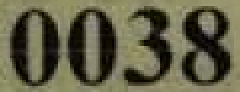
#> input picture data/images/0038j_0.png, 120 x 46 px (shown 2 times larger); its folder holds only this picture in this run
$ python data_.py
#> lines starting #> are read from the running program, lines starting #| are printed output that depends on the picture
import cv2
import glob
import numpy as np

def gray(image):
	return cv2.cvtColor(image, cv2.COLOR_BGR2GRAY)

if __name__ == '__main__':
	path = './images'
	data_path = glob.glob(path+'/*')


	for i in data_path:
		image = cv2.imread(i, cv2.IMREAD_COLOR)
#> image is the input picture: shape (46, 120, 3); mean B, G, R 70.9, 95, 97.1
		name = i.split('/')[-1][:7]
		label = i.split('/')[-1][:4]

		image = gray(image)
#> in gray, `return cv2.cvtColor(image, cv2.COLOR_BGR2GRAY)`:
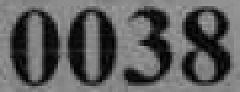
#> returned value: shape (46, 120) (shown 2 times larger); min 0, max 161, mean 92.8

		imagee = []
		for ii in range(4):
			imagee.append(image[:, 30*ii:30*(ii+1)])
#> after the loop, imagee = 4 items


		# print(image1.shape, image2.shape, image3.shape, image4.shape)
		k = 0
		for j in label:
			if j != '_':
				cv2.imwrite('./train_images/'+name+'_'+str(k)+'.png', imagee[k])

			k += 1
#> this loop made 4 passes
#> pass 1, `cv2.imwrite('./train_images/'+name+'_'+str(k)+'.png', imagee[k])`:
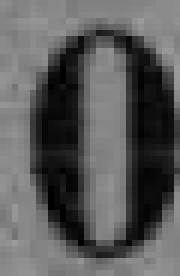
#> saved as 0038j_0_0.png: shape (46, 30) (shown 6 times larger); min 0, max 155, mean 90.3
#> pass 2, `cv2.imwrite('./train_images/'+name+'_'+str(k)+'.png', imagee[k])`:
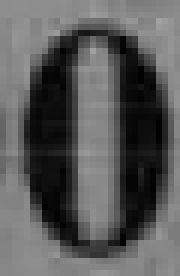
#> saved as 0038j_0_1.png: shape (46, 30) (shown 6 times larger); min 0, max 161, mean 89.4
#> after the loop, k = 4

$ run again, on data/images/2848e_0.png
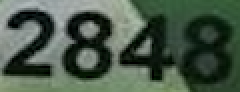
#> input picture data/images/2848e_0.png, 120 x 46 px (shown 2 times larger)
#> image is the input picture: shape (46, 120, 3); mean B, G, R 73.3, 88.4, 72.7
#> in gray, `return cv2.cvtColor(image, cv2.COLOR_BGR2GRAY)`:
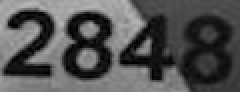
#> returned value: shape (46, 120) (shown 2 times larger); min 0, max 183, mean 82
#> after the loop `for ii in range(4):`: imagee = 4 items
#> the loop `for j in label:` made 4 passes
#> pass 2, `cv2.imwrite('./train_images/'+name+'_'+str(k)+'.png', imagee[k])`:
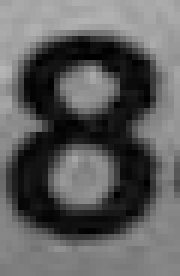
#> saved as 2848e_0_1.png: shape (46, 30) (shown 6 times larger); min 0, max 181, mean 93.8
#> after the loop `for j in label:`: k = 4

$ run again, on data/images/6217b_0.png
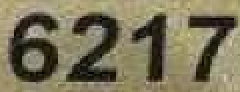
#> input picture data/images/6217b_0.png, 120 x 46 px (shown 2 times larger)
#> image is the input picture: shape (46, 120, 3); mean B, G, R 89.7, 116.2, 123.4
#> in gray, `return cv2.cvtColor(image, cv2.COLOR_BGR2GRAY)`:
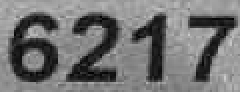
#> returned value: shape (46, 120) (shown 2 times larger); min 0, max 203, mean 115.3
#> after the loop `for ii in range(4):`: imagee = 4 items
#> the loop `for j in label:` made 4 passes
#> pass 2, `cv2.imwrite('./train_images/'+name+'_'+str(k)+'.png', imagee[k])`:
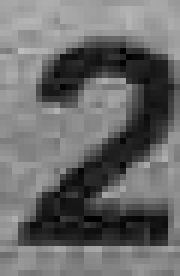
#> saved as 6217b_0_1.png: shape (46, 30) (shown 6 times larger); min 0, max 189, mean 106.6
#> after the loop `for j in label:`: k = 4

$ run again, on data/images/0657e_0.png
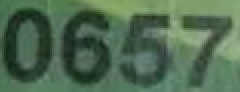
#> input picture data/images/0657e_0.png, 120 x 46 px (shown 2 times larger)
#> image is the input picture: shape (46, 120, 3); mean B, G, R 81.4, 107.1, 79.4
#> in gray, `return cv2.cvtColor(image, cv2.COLOR_BGR2GRAY)`:
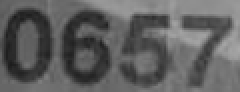
#> returned value: shape (46, 120) (shown 2 times larger); min 27, max 168, mean 95.9
#> after the loop `for ii in range(4):`: imagee = 4 items
#> the loop `for j in label:` made 4 passes
#> pass 2, `cv2.imwrite('./train_images/'+name+'_'+str(k)+'.png', imagee[k])`:
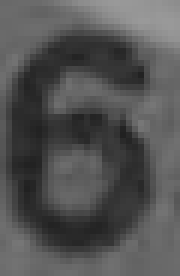
#> saved as 0657e_0_1.png: shape (46, 30) (shown 6 times larger); min 33, max 153, mean 83.4
#> after the loop `for j in label:`: k = 4
